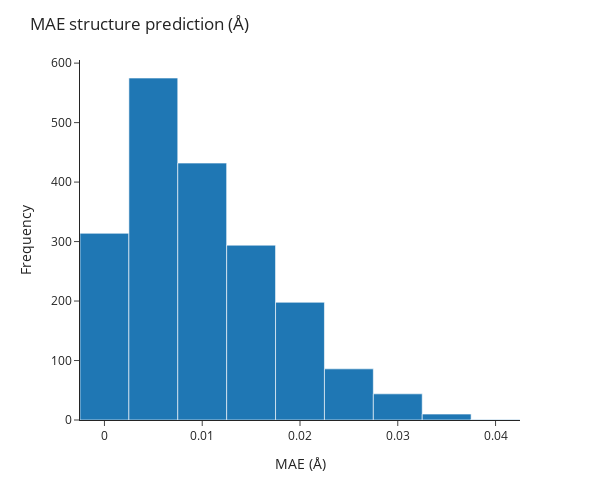

The notebook cell this image was saved under:
### Code cell
all_mae_norms = []

for idx, data in enumerate(train_loader):

    interpolated_ts_coords = data.pos_interpolated_transition_state.detach().numpy()
    real_ts_coords = data.pos_transition_state.detach().numpy()
    difference_ts_coords = interpolated_ts_coords - real_ts_coords
    norm_difference_ts_coords = np.linalg.norm(difference_ts_coords, axis=1)

    # Mean absolute error
    mae = np.mean(norm_difference_ts_coords)
    all_mae_norms.append(mae)

    # Plot the real and interpolated TS structures
    # with two different colors on the same plot
    fig = px.scatter_3d(
        x=np.concatenate((real_ts_coords[:, 0], interpolated_ts_coords[:, 0])),
        y=np.concatenate((real_ts_coords[:, 1], interpolated_ts_coords[:, 1])),
        z=np.concatenate((real_ts_coords[:, 2], interpolated_ts_coords[:, 2])),
        color=np.concatenate((np.zeros(len(real_ts_coords)), np.ones(len(interpolated_ts_coords)))),
    )

    # Set the title of the plot as the mean absolute error
    fig.update_layout(title=f"MAE of structure prediction: {mae:.3f} Å")
    fig.write_html(f"plots/hamiltonian_model/interpolated_ts_{idx}_mae_{mae:.3f}.html")

# Plot a histogram of the MAE
fig = px.histogram(x=all_mae_norms, nbins=20, template="simple_white")
fig.update_layout(title="MAE structure prediction (Å)")
fig.update_xaxes(title_text="MAE (Å)")
fig.update_yaxes(title_text="Frequency")
fig.write_html("plots/hamiltonian_model/interpolated_ts_mae_histogram.html")

# Reduce the aspect ratio
fig.update_layout(
    autosize=False,
    width=600,
    height=500,
)

fig.show()

### Figure 1 — Plotly figure (JSON) as saved in the notebook; plotly's stock layout.template omitted (floating-point values rounded to 4 significant figures; data arrays with more than 128 entries replaced by an {"elided": "..."} marker saying what was removed)
{"data": [{"alignmentgroup": "True", "bingroup": "x", "hovertemplate": "x=%{x}<br>count=%{y}<extra></extra>", "legendgroup": "", "marker": {"color": "#1F77B4", "pattern": {"shape": ""}}, "name": "", "nbinsx": 20, "offsetgroup": "", "orientation": "v", "showlegend": false, "type": "histogram", "x": {"elided": "1954 float values"}, "xaxis": "x", "yaxis": "y"}], "layout": {"autosize": false, "barmode": "relative", "height": 500, "legend": {"tracegroupgap": 0}, "margin": {"t": 60}, "title": {"text": "MAE structure prediction (Å)"}, "width": 600, "xaxis": {"anchor": "y", "domain": [0, 1], "title": {"text": "MAE (Å)"}}, "yaxis": {"anchor": "x", "domain": [0, 1], "title": {"text": "Frequency"}}}}
